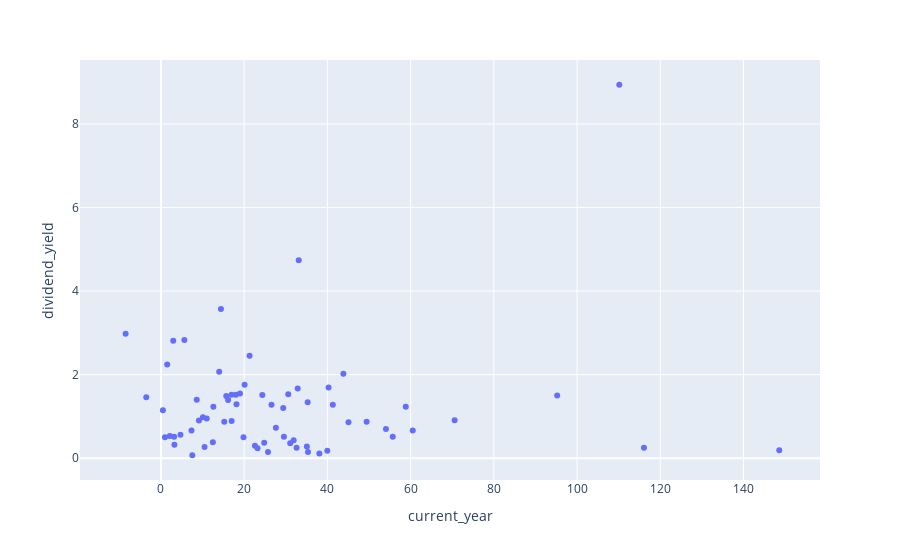

Notebook code for this chart:
### Code cell
px.scatter(df_results, x="current_year", y="dividend_yield", hover_data=["name", "isin"])

### Figure 1 — Plotly figure (JSON) as saved in the notebook; plotly's stock layout.template omitted (floating-point values rounded to 4 significant figures; data arrays with more than 128 entries replaced by an {"elided": "..."} marker saying what was removed)
{"data": [{"customdata": {"elided": "100x2 str values"}, "hovertemplate": "current_year=%{x}<br>dividend_yield=%{y}<br>name=%{customdata[0]}<br>isin=%{customdata[1]}<extra></extra>", "legendgroup": "", "marker": {"color": "#636efa", "symbol": "circle"}, "mode": "markers", "name": "", "orientation": "v", "showlegend": false, "type": "scatter", "x": [126.8, -9.653, 148.6, 116.1, 11.0, 32.6, 35.06, 38.08, 54.07, 11.38, 7.5, 3.814, 110.1, -2.703, 14.59, 48.18, 22.59, 31.29, 12.6, 7.551, 49.01, 30.6, 2.961, 49.43, 55.7, 21.3, 35.34, 2.143, 2.775, 19.92, 4.693, 1.552, 39.98, 36.63, 27.63, 19.84, 30.65, 12.48, 23.93, 10.35, 35.26, 58.82, 24.82, -3.137, 10.48, 8.605, 15.45, -8.481, 19.0, 41.31, 5.634, 32.87, 29.39, 20.11, 60.51, 34.22, 11.57, 43.85, 15.71, 14.0, 12.48, 18.01, 0.9677, 20.45, 10.09, 40.29, 104.8, 18.16, 3.243, 1.634, 1.504, 16.99, 12.37, 15.22, 24.36, 0.4788, 31.89, 3.171, 12.43, 45.07, 23.22, -3.518, 125.5, 16.15, 19.08, 14.42, 33.12, -0.1256, 16.96, 13.25, 25.05, 9.14, 26.57, 16.67, 7.349, 70.58, 95.22, 31.07, 25.73, 29.56], "xaxis": "x", "y": [NaN, NaN, 0.19, 0.25, 0.95, 0.25, 0.28, 0.11, 0.7, NaN, NaN, NaN, 8.94, NaN, NaN, NaN, 0.3, NaN, 1.23, 0.07, NaN, 1.53, 2.81, 0.87, 0.51, 2.45, 0.15, 0.53, NaN, NaN, 0.56, NaN, 0.18, NaN, 0.73, 0.5, NaN, NaN, NaN, NaN, 1.34, 1.23, 0.37, NaN, 0.27, 1.4, NaN, 2.98, 1.55, 1.28, 2.83, 1.67, 1.2, 1.76, 0.66, NaN, NaN, 2.02, 1.49, 2.07, 0.38, 1.52, 0.5, NaN, 0.98, 1.69, NaN, 1.29, 0.32, NaN, 2.24, 0.89, NaN, 0.87, 1.51, 1.15, 0.43, 0.51, NaN, 0.86, 0.24, 1.46, NaN, 1.39, NaN, 3.57, 4.74, NaN, 1.52, NaN, NaN, 0.9, 1.28, NaN, 0.66, 0.91, 1.5, 0.36, 0.15, 0.51], "yaxis": "y"}], "layout": {"legend": {"tracegroupgap": 0}, "margin": {"t": 60}, "xaxis": {"anchor": "y", "domain": [0, 1], "title": {"text": "current_year"}}, "yaxis": {"anchor": "x", "domain": [0, 1], "title": {"text": "dividend_yield"}}}}
